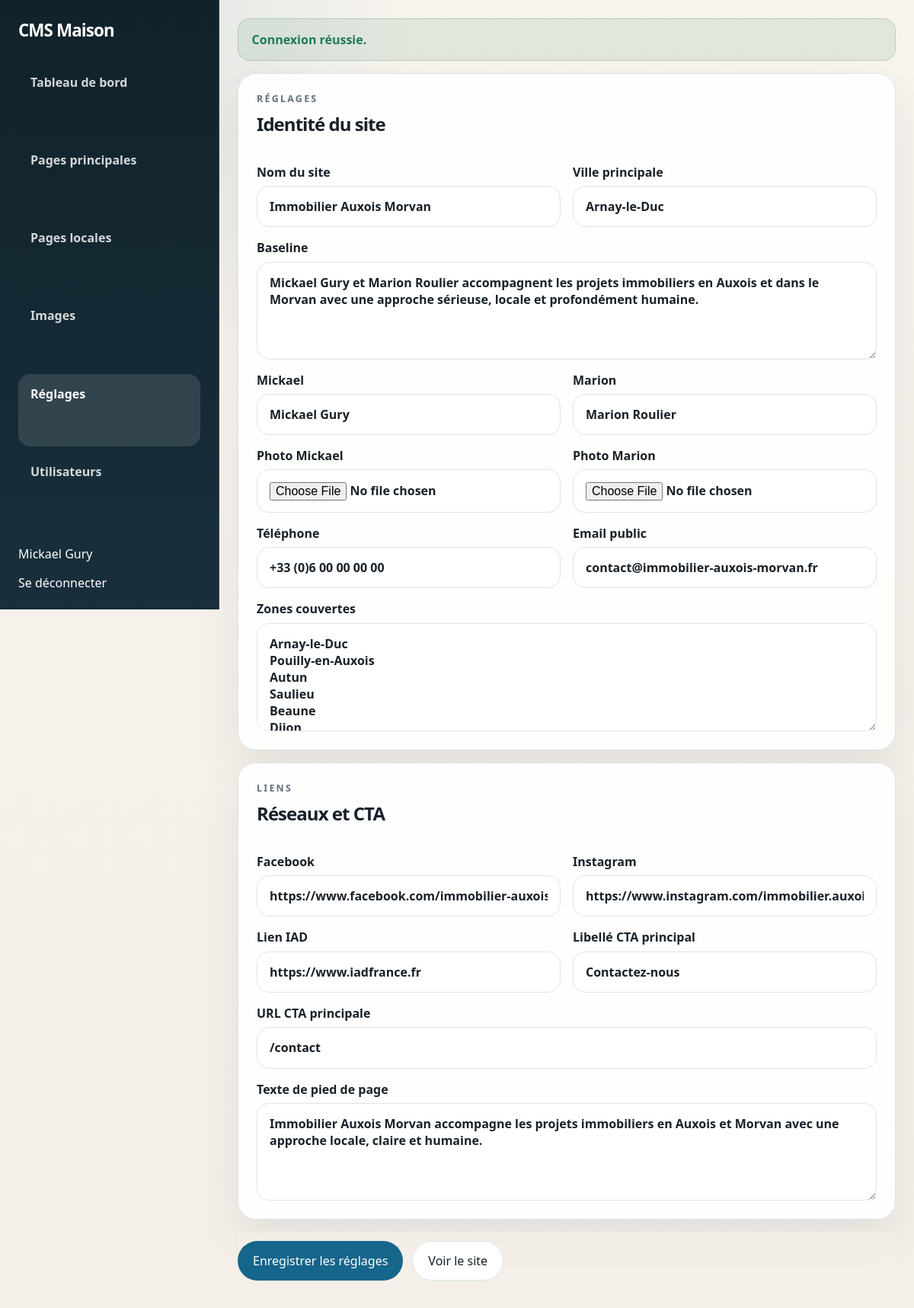
The app's page /ovh/admin/settings.php (signed in), older data.
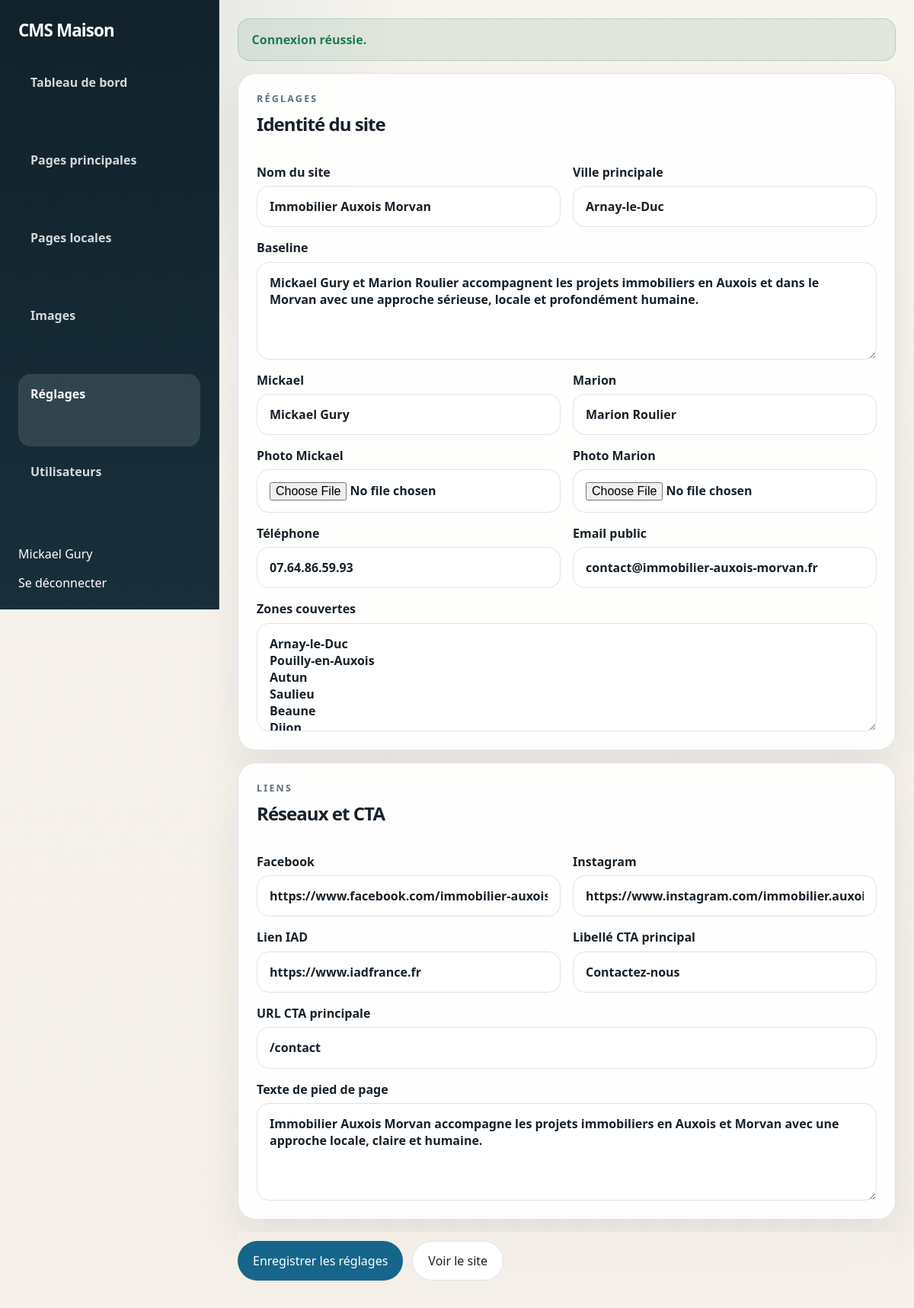
The same page, newer data.
### tables this page shows
CREATE TABLE IF NOT EXISTS cms_site_settings (
  id TINYINT UNSIGNED NOT NULL DEFAULT 1,
  site_name VARCHAR(255) NOT NULL,
  baseline LONGTEXT NOT NULL,
  mickael_name VARCHAR(150) NOT NULL,
  marion_name VARCHAR(150) NOT NULL,
  mickael_photo VARCHAR(255) DEFAULT NULL,
  marion_photo VARCHAR(255) DEFAULT NULL,
  phone VARCHAR(50) NOT NULL,
  email VARCHAR(190) NOT NULL,
  main_city VARCHAR(150) NOT NULL,
  covered_areas_json LONGTEXT NOT NULL,
  facebook_url VARCHAR(255) DEFAULT NULL,
  instagram_url VARCHAR(255) DEFAULT NULL,
  iad_url VARCHAR(255) DEFAULT NULL,
  footer_text LONGTEXT NOT NULL,
  main_cta_label VARCHAR(150) NOT NULL,
  main_cta_url VARCHAR(255) NOT NULL,
  updated_at DATETIME NOT NULL DEFAULT CURRENT_TIMESTAMP ON UPDATE CURRENT_TIMESTAMP,
  PRIMARY KEY (id)
);

### ovh/app/bootstrap.php (called while the page is built, shortened)
<?php
function cms_load_env(string $path): array
{
    if (!is_file($path)) {
        return [];
    }
    $values = [];
    return $values;
}
function cms_config(): array
{
    static $config = null;
    if ($config !== null) {
        return $config;
    }
    $root = dirname(__DIR__);
    $env = cms_load_env($root . '/.env');
    $get = static function (string $key, ?string $default = null) use ($env): ?string {
        $value = $_ENV[$key] ?? $_SERVER[$key] ?? $env[$key] ?? $default;
        return $value === null ? null : trim($value);
    };
    $config = [
        'root' => $root,
        'app_env' => $get('APP_ENV', 'production'),
        'app_url' => rtrim((string) $get('APP_URL', ''), '/'),
        'db_host' => (string) $get('DB_HOST', '127.0.0.1'),
        'db_port' => (int) $get('DB_PORT', '3306'),
        'db_name' => (string) $get('DB_NAME', ''),
        'db_user' => (string) $get('DB_USER', ''),
        'db_password' => (string) $get('DB_PASSWORD', ''),
        'session_cookie_name' => (string) $get('SESSION_COOKIE_NAME', 'immobilier_auxois_admin'),
        'upload_dir' => trim((string) $get('UPLOAD_DIR', 'uploads/cms'), '/'),
        'upload_public_base' => '/' . trim((string) $get('UPLOAD_PUBLIC_BASE', '/uploads/cms'), '/'),
        'install_token' => (string) $get('INSTALL_TOKEN', ''),
    ];
    return $config;
}
function cms_bootstrap_session(): void
{
    $config = cms_config();
    if (session_status() === PHP_SESSION_ACTIVE) {
        return;
    }
}
function cms_db(): PDO
{
    static $pdo = null;
    if ($pdo instanceof PDO) {
        return $pdo;
    }
    $config = cms_config();
    $dsn = sprintf('mysql:host=%s;port=%d;dbname=%s;charset=utf8mb4', $config['db_host'], $config['db_port'], $config['db_name']);
    $pdo = new PDO($dsn, $config['db_user'], $config['db_password'], [
        PDO::ATTR_ERRMODE => PDO::ERRMODE_EXCEPTION,
        PDO::ATTR_DEFAULT_FETCH_MODE => PDO::FETCH_ASSOC,
        PDO::ATTR_EMULATE_PREPARES => false,
        PDO::MYSQL_ATTR_MULTI_STATEMENTS => true,
    ]);
    return $pdo;
}
function cms_h(?string $value): string
{
    return htmlspecialchars((string) $value, ENT_QUOTES, 'UTF-8');
}
function cms_base_url(): string
{
    $appUrl = cms_config()['app_url'] ?? '';
    $path = parse_url($appUrl, PHP_URL_PATH);
    if (!is_string($path)) {
        return '';
    }
    $path = trim($path, '/');
    return $path === '' ? '' : '/' . $path;
}
function cms_url(string $path = '/'): string
{
    $base = cms_base_url();
    $normalized = '/' . ltrim($path, '/');
    return ($base === '' ? '' : $base) . ($normalized === '/' ? '/' : $normalized);
}
function cms_consume_flash(): ?array
{
    $flash = $_SESSION['flash'] ?? null;
    return $flash;
}
function cms_default_settings(): array
{
    return [
        'site_name' => 'Immobilier Auxois Morvan',
        'baseline' => 'Mickael Gury et Marion Roulier accompagnent les projets immobiliers en Auxois et dans le Morvan.',
        'mickael_name' => 'Mickael Gury',
        'marion_name' => 'Marion Roulier',
        'mickael_photo' => '',
        'marion_photo' => '',
        'phone' => '',
        'email' => '',
        'main_city' => 'Arnay-le-Duc',
        'covered_areas_json' => json_encode(['Arnay-le-Duc', 'Pouilly-en-Auxois', 'Autun', 'Saulieu', 'Beaune', 'Dijon'], JSON_UNESCAPED_UNICODE),
        'facebook_url' => '',
        'instagram_url' => '',
        'iad_url' => '',
        'footer_text' => 'Immobilier Auxois Morvan accompagne les projets immobiliers en Auxois et Morvan.',
        'main_cta_label' => 'Nous contacter',
        'main_cta_url' => '/contact',
    ];
}
function cms_ensure_site_settings_media_columns(): void
{
    $pdo = cms_db();
    $statement = $pdo->prepare(
        "SELECT COLUMN_NAME
           FROM INFORMATION_SCHEMA.COLUMNS
          WHERE TABLE_SCHEMA = DATABASE()
            AND TABLE_NAME = 'cms_site_settings'
            AND COLUMN_NAME IN ('mickael_photo', 'marion_photo')"
    );
    $statement->execute();
    $existing = array_flip(array_column($statement->fetchAll(), 'COLUMN_NAME'));
}
function cms_settings(): array
{
    cms_ensure_site_settings_media_columns();
    $defaults = cms_default_settings();
    $statement = cms_db()->query('SELECT * FROM cms_site_settings WHERE id = 1 LIMIT 1');
    $row = $statement->fetch();
    return array_merge($defaults, $row);
}
function cms_json_list(?string $json): array
{
    $decoded = json_decode((string) $json, true);
    return is_array($decoded) ? array_values(array_filter(array_map('trim', $decoded), static fn ($item) => $item !== '')) : [];
}
function cms_current_admin(): ?array
{
    $user = $_SESSION['admin_user'] ?? null;
    return is_array($user) ? $user : null;
}
require_once __DIR__ . '/views.php';

### ovh/admin/settings.php (the view, shortened to what this page needs)
<?php
require dirname(__DIR__) . '/app/bootstrap.php';
$settings = cms_settings();
$coveredAreas = implode("\n", cms_json_list($settings['covered_areas_json'] ?? '[]'));
cms_render_admin_start('Réglages du site', '/admin/settings');
?>
<form method="post" enctype="multipart/form-data" class="admin-form-stack">
  <section class="panel">
    <div class="panel-head compact">
      <div>
        <p class="eyebrow">Réglages</p>
        <h1>Identité du site</h1>
      </div>
    </div>
    <div class="grid two-cols">
      <label>
        Nom du site
        <input name="site_name" value="<?= cms_h((string) $settings['site_name']) ?>" required>
      </label>
      <label>
        Ville principale
        <input name="main_city" value="<?= cms_h((string) $settings['main_city']) ?>" required>
      </label>
      <label class="full">
        Baseline
        <textarea name="baseline" rows="3" required><?= cms_h((string) $settings['baseline']) ?></textarea>
      </label>
      <label>
        Mickael
        <input name="mickael_name" value="<?= cms_h((string) $settings['mickael_name']) ?>" required>
      </label>
      <label>
        Marion
        <input name="marion_name" value="<?= cms_h((string) $settings['marion_name']) ?>" required>
      </label>
      <label>
        Photo Mickael
        <input type="file" name="mickael_photo_file" accept="image/jpeg,image/png,image/webp">
      </label>
      <label>
        Photo Marion
        <input type="file" name="marion_photo_file" accept="image/jpeg,image/png,image/webp">
      </label>
      <label>
        Téléphone
        <input name="phone" value="<?= cms_h((string) $settings['phone']) ?>">
      </label>
      <label>
        Email public
        <input type="email" name="email" value="<?= cms_h((string) $settings['email']) ?>" required>
      </label>
      <label class="full">
        Zones couvertes
        <textarea name="covered_areas" rows="5" placeholder="Une ligne = une zone"><?= cms_h($coveredAreas) ?></textarea>
      </label>
    </div>
  </section>
  <section class="panel">
    <div class="panel-head compact">
      <div>
        <p class="eyebrow">Liens</p>
        <h2>Réseaux et CTA</h2>
      </div>
    </div>
    <div class="grid two-cols">
      <label>
        Facebook
        <input name="facebook_url" value="<?= cms_h((string) $settings['facebook_url']) ?>">
      </label>
      <label>
        Instagram
        <input name="instagram_url" value="<?= cms_h((string) $settings['instagram_url']) ?>">
      </label>
      <label>
        Lien IAD
        <input name="iad_url" value="<?= cms_h((string) $settings['iad_url']) ?>">
      </label>
      <label>
        Libellé CTA principal
        <input name="main_cta_label" value="<?= cms_h((string) $settings['main_cta_label']) ?>" required>
      </label>
      <label class="full">
        URL CTA principale
        <input name="main_cta_url" value="<?= cms_h((string) $settings['main_cta_url']) ?>" required>
      </label>
      <label class="full">
        Texte de pied de page
        <textarea name="footer_text" rows="4" required><?= cms_h((string) $settings['footer_text']) ?></textarea>
      </label>
    </div>
  </section>
  <div class="admin-actions sticky-actions">
    <button class="primary-button" type="submit">Enregistrer les réglages</button>
    <a class="secondary-button" href="<?= cms_h(cms_url('/')) ?>" target="_blank" rel="noreferrer">Voir le site</a>
  </div>
</form>
<?php cms_render_admin_end(); ?>

### ovh/app/views.php (shortened to what this page needs)
<?php
function cms_render_admin_start(string $title, string $currentNav): void
{
    $admin = cms_current_admin();
    $flash = cms_consume_flash();
    $navigation = [
        '/admin' => 'Tableau de bord',
        '/admin/pages' => 'Pages principales',
        '/admin/local-pages' => 'Pages locales',
        '/admin/media' => 'Images',
      '/admin/settings' => 'Réglages',
        '/admin/users' => 'Utilisateurs',
    ];
    ?>
    <!doctype html>
    <html lang="fr">
      <head>
        <link rel="stylesheet" href="<?= cms_h(cms_url('/assets/admin.css')) ?>">
      </head>
      <body class="admin-shell">
        <aside class="admin-sidebar">
          <a class="admin-brand" href="<?= cms_h(cms_url('/admin')) ?>">CMS Maison</a>
          <nav class="admin-nav">
            <?php foreach ($navigation as $href => $label): ?>
              <a class="<?= $currentNav === $href ? 'is-active' : '' ?>" href="<?= cms_h(cms_url($href)) ?>"><?= cms_h($label) ?></a>
            <?php endforeach; ?>
          </nav>
          <div class="admin-sidebar-footer">
            <p><?= cms_h((string) ($admin['name'] ?? '')) ?></p>
            <a href="<?= cms_h(cms_url('/admin/logout')) ?>">Se déconnecter</a>
          </div>
        </aside>
        <main class="admin-main">
          <?php if ($flash): ?>
            <div class="flash flash-<?= cms_h($flash['type']) ?>"><?= cms_h($flash['message']) ?></div>
          <?php endif; ?>
    <?php
}
function cms_render_admin_end(): void
{
    ?>
        </main>
      </body>
    </html>
    <?php
}
    ?>

### ovh/assets/admin.css (style rules this page uses)
:root { --bg: #f4efe8; --panel: #ffffff; --ink: #172129; --muted: #61707c; --border: #dbe4ea; --accent: #16658a; --accent-strong: #114e6a; --danger: #b23d4d; --success: #1f7a52; --shadow: 0 24px 60px rgba(18, 26, 34, 0.08); font-family: Manrope, 'Segoe UI', sans-serif; }
* { box-sizing: border-box; }
body { margin: 0; color: var(--ink); background: radial-gradient(circle at top left, rgba(22, 101, 138, 0.15), transparent 26%), linear-gradient(180deg, #f8f4ee 0%, var(--bg) 100%); }
.admin-shell { min-height: 100vh; display: grid; grid-template-columns: 18rem minmax(0, 1fr); }
.admin-sidebar { position: sticky; top: 0; height: 100vh; padding: 1.5rem; border-right: 1px solid rgba(255,255,255,0.12); background: linear-gradient(180deg, #11222b 0%, #182f3b 100%); color: white; display: grid; grid-template-rows: auto 1fr auto; gap: 1.75rem; }
.admin-brand, .admin-nav a, .admin-sidebar-footer a { color: inherit; text-decoration: none; }
.admin-brand { font-size: 1.4rem; font-weight: 800; letter-spacing: -0.04em; }
.admin-nav { display: grid; gap: 0.45rem; }
.admin-nav a { border-radius: 1rem; padding: 0.9rem 1rem; color: rgba(255,255,255,0.82); font-weight: 700; }
.admin-nav a.is-active, .admin-nav a:hover { background: rgba(255,255,255,0.12); color: white; }
.admin-main { padding: 1.5rem; display: grid; gap: 1rem; }
.panel, .stat-panel, .login-card, .media-card { background: rgba(255,255,255,0.92); border: 1px solid var(--border); border-radius: 1.5rem; box-shadow: var(--shadow); }
.panel { padding: 1.5rem; }
.panel-head { display: flex; align-items: start; justify-content: space-between; gap: 1rem; margin-bottom: 1.25rem; }
.panel-head.compact { margin-bottom: 1rem; }
.eyebrow { margin: 0 0 0.5rem; text-transform: uppercase; font-size: 0.78rem; letter-spacing: 0.18em; font-weight: 800; color: var(--muted); }
h1, h2, h3, p { margin-top: 0; }
h1, h2, h3 { letter-spacing: -0.04em; }
.admin-form-stack { display: grid; gap: 1rem; }
.grid.two-cols { display: grid; grid-template-columns: repeat(2, minmax(0, 1fr)); gap: 1rem; }
.full { grid-column: 1 / -1; }
label { display: grid; gap: 0.45rem; font-weight: 700; }
input, textarea, select, .ql-container { width: 100%; border: 1px solid var(--border); border-radius: 1rem; padding: 0.95rem 1rem; font: inherit; color: var(--ink); background: white; }
textarea { resize: vertical; min-height: 8rem; }
.primary-button, .secondary-button, .ghost-button, .danger-button, .danger-link { display: inline-flex; align-items: center; justify-content: center; gap: 0.5rem; text-decoration: none; border-radius: 999px; padding: 0.9rem 1.25rem; font-weight: 800; border: 0; cursor: pointer; font: inherit; }
.primary-button { background: var(--accent); color: white; }
.secondary-button { background: white; color: var(--ink); border: 1px solid var(--border); }
.flash { padding: 1rem 1.1rem; border-radius: 1rem; font-weight: 700; }
.flash-success { background: rgba(31, 122, 82, 0.1); color: var(--success); border: 1px solid rgba(31, 122, 82, 0.2); }
.sticky-actions { position: sticky; bottom: 1rem; background: rgba(244,239,232,0.85); padding: 0.75rem 0; backdrop-filter: blur(10px); }
.admin-actions { display: flex; gap: 0.75rem; flex-wrap: wrap; }

Row changes from the older to the newer data that the page shows:
changed cms_site_settings "Mickael Gury": phone "+33 (0)6 00 00 00 00" → "07.64.86.59.93"
